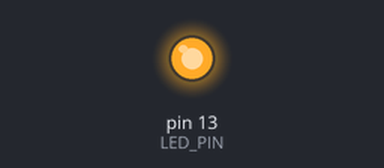
This sketch was run on a simulated Arduino Uno, built with avr-gcc and run on an emulated ATmega328P. On the bench: output pins drawn as LEDs (lit = HIGH).

Above: at 1.0 s.
At 5.5 s:
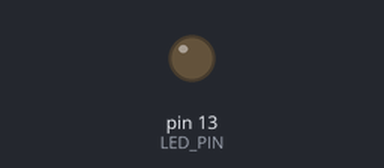
Timing chart, 0 to 6.9 s (numbered marks = the images above):
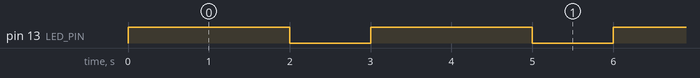

Measured:
- by itself, pin 13 (LED_PIN): alternates HIGH for 2.0 s and LOW for 1.0 s

The sketch:

blink.ino
```cpp
const int LED_PIN = 13;

void setup() {
  pinMode(LED_PIN, OUTPUT);
}

void loop() {
  digitalWrite(LED_PIN, HIGH);   // LED ON
  delay(2000);                    // Wait 2 seconds
  digitalWrite(LED_PIN, LOW);   // LED OFF
  delay(1000);
}                                 // wait 1 second
```
